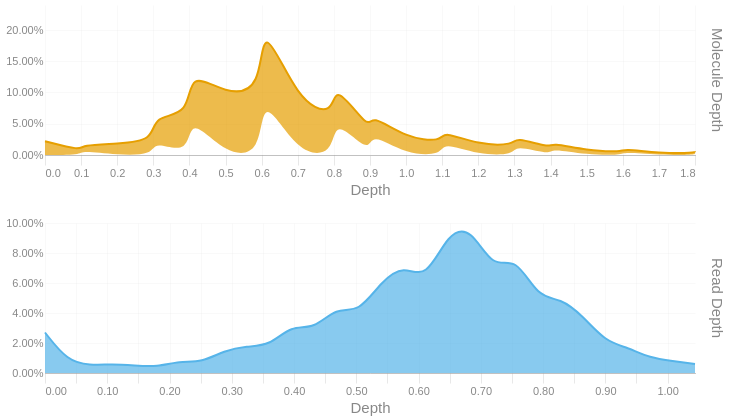

This figure's notebook cell:
### Code cell
readdep = depth_hist(tb['Read Depth'], q99, 3)
readdep = readdep.with_columns(pl.lit('Read Depth').alias('Metric'))
if not SKIPLR:
    moldep = depth_hist(tb['Molecule Depth'], mol_q99, 1)
    moldep = moldep.with_columns(pl.lit('Molecule Depth').alias('Metric'))
    _hist = pl.concat([readdep, moldep])
    _hist = _hist.filter(pl.col('Proportion') != 0)
    with SafeRender(_hist):
        (
            alt.Chart(_hist)        
            .mark_area(interpolate = "basis")
            .encode(
                x=alt.X('Bin:Q').scale(domainMin=0).axis(alt.Axis(title='Depth')),
                y = alt.Y('Proportion:Q', title = None).axis(format = '.2%'),
                color = alt.Color('Metric:N').legend(None),
                row = alt.Row("Metric:N").header(title = None, labelOrient = 'right'),
                tooltip = [
                    alt.Tooltip("Metric:N", title = "Metric"),
                    alt.Tooltip('Interval:N', title = "Depth Interval"),
                    alt.Tooltip('Proportion:Q', title = "% Alignments").format('.2%')
                ]
            )
            .resolve_scale(x='independent', y='independent')
            .properties(
                height = 150, width = 650,
                usermeta={'embedOptions': {'downloadFileName': f'{samplename}.depth.hist'}}
            )
        ).display()
else:
    readdep = readdep.filter(pl.col('Proportion') != 0)
    with SafeRender(readdep):
        (
            alt.Chart(readdep)        
            .mark_area(interpolate = "basis")
            .encode(
                x=alt.X('Bin:Q').scale(domainMin=0).axis(alt.Axis(title='Depth')),
                y = alt.Y('Proportion:Q', title = None).axis(format = '.2%'),
                tooltip = [
                    alt.Tooltip('Interval:N', title = "Depth Interval"),
                    alt.Tooltip('Proportion:Q', title = "% Alignments").format('.2%')
                ]
            )
            .properties(
                usermeta={'embedOptions': {'downloadFileName': f'{samplename}.depth.hist'}}
            )
        ).display()

### Figure 1 — Vega-Lite specification as saved in the notebook (floating-point values rounded to 4 significant figures)
{"width": 650, "height": 150, "config": {"title": {"anchor": "start", "dy": -15, "fontSize": 18, "color": "#888888", "subtitleColor": "#888888", "subtitleFontSize": 14}, "arc": {"fill": "#0072B2"}, "axis": {"domainColor": "#888888", "domainWidth": 0.5, "gridWidth": 0.2, "grid": false, "titleFontWeight": 400, "titleFontSize": 15, "labelFontSize": 11, "labelColor": "#888888", "tickColor": "#888888", "tickWidth": 0.2, "titleColor": "#888888"}, "axisBand": {"grid": false}, "axisX": {"grid": true, "tickSize": 10, "domainCap": "round"}, "axisY": {"domain": false, "grid": true, "tickSize": 0, "domainCap": "round"}, "background": "transparent", "header": {"labelFontSize": 15, "labelColor": "#888888", "titleFontSize": 15, "titleFontWeight": 600, "titleColor": "#888888"}, "legend": {"labelFont": "sans-serif", "labelFontSize": 12, "labelColor": "#888888", "symbolSize": 100, "symbolType": "circle", "titleFontSize": 12, "titlePadding": 10, "titleColor": "#888888", "title": null}, "range": {"category": ["#E69F00", "#56B4E9", "#009E73", "#F0E442", "#0072B2", "#D55E00", "#CC79A7", "#000000"], "diverging": ["#cfe8f3", "#a2d4ec", "#73bfe2", "#46abdb", "#1696d2", "#12719e"]}, "area": {"fill": "#0072B2", "fillOpacity": 0.7, "line": true, "strokeOpacity": 0.7}, "line": {"color": "#0072B2", "stroke": "#0072B2", "strokeWidth": 2}, "trail": {"color": "#0072B2", "stroke": "#0072B2", "strokeWidth": 0, "size": 1}, "point": {"filled": true, "fillOpacity": 1.0, "size": 95}, "text": {"color": "#888888", "fontSize": 11, "align": "right", "fontWeight": 400, "size": 11}, "bar": {"fill": "#0072B2", "stroke": null}, "view": {"stroke": null, "continuousWidth": 660, "continuousHeight": 400}}, "data": {"name": "data-9cf1604a6740c159b542d0d283cf30b3"}, "mark": {"type": "area", "interpolate": "basis"}, "encoding": {"color": {"field": "Metric", "legend": null, "type": "nominal"}, "row": {"field": "Metric", "header": {"title": null, "labelOrient": "right"}, "type": "nominal"}, "tooltip": [{"field": "Metric", "title": "Metric", "type": "nominal"}, {"field": "Interval", "title": "Depth Interval", "type": "nominal"}, {"field": "Proportion", "format": ".2%", "title": "% Alignments", "type": "quantitative"}], "x": {"axis": {"title": "Depth"}, "field": "Bin", "scale": {"domainMin": 0}, "type": "quantitative"}, "y": {"axis": {"format": ".2%"}, "field": "Proportion", "title": null, "type": "quantitative"}}, "resolve": {"scale": {"x": "independent", "y": "independent"}}, "usermeta": {"embedOptions": {"downloadFileName": "S6_Altamaha_3948.depth.hist"}}, "$schema": "https://vega.github.io/schema/vega-lite/v6.1.0.json", "datasets": {"data-9cf1604a6740c159b542d0d283cf30b3": [{"Bin": 0.0, "Interval": "0.0-0.036", "Proportion": 0.027, "Metric": "Read Depth"}, {"Bin": 0.036, "Interval": "0.036-0.072", "Proportion": 0.008, "Metric": "Read Depth"}, {"Bin": 0.072, "Interval": "0.072-0.108", "Proportion": 0.005, "Metric": "Read Depth"}, {"Bin": 0.108, "Interval": "0.108-0.144", "Proportion": 0.006, "Metric": "Read Depth"}, {"Bin": 0.144, "Interval": "0.144-0.18", "Proportion": 0.005, "Metric": "Read Depth"}, {"Bin": 0.18, "Interval": "0.18-0.216", "Proportion": 0.004, "Metric": "Read Depth"}, {"Bin": 0.216, "Interval": "0.216-0.252", "Proportion": 0.008, "Metric": "Read Depth"}, {"Bin": 0.252, "Interval": "0.252-0.288", "Proportion": 0.007, "Metric": "Read Depth"}, {"Bin": 0.288, "Interval": "0.288-0.324", "Proportion": 0.015, "Metric": "Read Depth"}, {"Bin": 0.324, "Interval": "0.324-0.36", "Proportion": 0.018, "Metric": "Read Depth"}, {"Bin": 0.36, "Interval": "0.36-0.396", "Proportion": 0.018, "Metric": "Read Depth"}, {"Bin": 0.396, "Interval": "0.396-0.432", "Proportion": 0.032, "Metric": "Read Depth"}, {"Bin": 0.432, "Interval": "0.432-0.468", "Proportion": 0.029, "Metric": "Read Depth"}, {"Bin": 0.468, "Interval": "0.468-0.504", "Proportion": 0.044, "Metric": "Read Depth"}, {"Bin": 0.504, "Interval": "0.504-0.54", "Proportion": 0.04, "Metric": "Read Depth"}, {"Bin": 0.54, "Interval": "0.54-0.576", "Proportion": 0.061, "Metric": "Read Depth"}, {"Bin": 0.576, "Interval": "0.576-0.612", "Proportion": 0.072, "Metric": "Read Depth"}, {"Bin": 0.612, "Interval": "0.612-0.648", "Proportion": 0.062, "Metric": "Read Depth"}, {"Bin": 0.648, "Interval": "0.648-0.684", "Proportion": 0.094, "Metric": "Read Depth"}, {"Bin": 0.684, "Interval": "0.684-0.72", "Proportion": 0.097, "Metric": "Read Depth"}, {"Bin": 0.72, "Interval": "0.72-0.756", "Proportion": 0.069, "Metric": "Read Depth"}, {"Bin": 0.756, "Interval": "0.756-0.792", "Proportion": 0.078, "Metric": "Read Depth"}, {"Bin": 0.792, "Interval": "0.792-0.828", "Proportion": 0.05, "Metric": "Read Depth"}, {"Bin": 0.828, "Interval": "0.828-0.864", "Proportion": 0.05, "Metric": "Read Depth"}, {"Bin": 0.864, "Interval": "0.864-0.9", "Proportion": 0.038, "Metric": "Read Depth"}, {"Bin": 0.9, "Interval": "0.9-0.936", "Proportion": 0.021, "Metric": "Read Depth"}, {"Bin": 0.936, "Interval": "0.936-0.972", "Proportion": 0.017, "Metric": "Read Depth"}, {"Bin": 0.972, "Interval": "0.972-1.008", "Proportion": 0.01, "Metric": "Read Depth"}, {"Bin": 1.008, "Interval": "1.008-1.044", "Proportion": 0.008, "Metric": "Read Depth"}, {"Bin": 1.044, "Interval": "1.044-1.08", "Proportion": 0.006, "Metric": "Read Depth"}, {"Bin": 0.0, "Interval": "0.0-0.1", "Proportion": 0.022, "Metric": "Molecule Depth"}, {"Bin": 0.1, "Interval": "0.1-0.1", "Proportion": 0.007, "Metric": "Molecule Depth"}, {"Bin": 0.1, "Interval": "0.1-0.2", "Proportion": 0.009, "Metric": "Molecule Depth"}, {"Bin": 0.2, "Interval": "0.2-0.3", "Proportion": 0.018, "Metric": "Molecule Depth"}, {"Bin": 0.3, "Interval": "0.3-0.3", "Proportion": 0.023, "Metric": "Molecule Depth"}, {"Bin": 0.3, "Interval": "0.3-0.4", "Proportion": 0.04, "Metric": "Molecule Depth"}, {"Bin": 0.4, "Interval": "0.4-0.4", "Proportion": 0.064, "Metric": "Molecule Depth"}, {"Bin": 0.4, "Interval": "0.4-0.5", "Proportion": 0.072, "Metric": "Molecule Depth"}, {"Bin": 0.5, "Interval": "0.5-0.6", "Proportion": 0.097, "Metric": "Molecule Depth"}, {"Bin": 0.6, "Interval": "0.6-0.6", "Proportion": 0.103, "Metric": "Molecule Depth"}, {"Bin": 0.6, "Interval": "0.6-0.7", "Proportion": 0.12, "Metric": "Molecule Depth"}, {"Bin": 0.7, "Interval": "0.7-0.8", "Proportion": 0.084, "Metric": "Molecule Depth"}, {"Bin": 0.8, "Interval": "0.8-0.8", "Proportion": 0.062, "Metric": "Molecule Depth"}, {"Bin": 0.8, "Interval": "0.8-0.9", "Proportion": 0.056, "Metric": "Molecule Depth"}, {"Bin": 0.9, "Interval": "0.9-0.9", "Proportion": 0.038, "Metric": "Molecule Depth"}, {"Bin": 0.9, "Interval": "0.9-1.0", "Proportion": 0.029, "Metric": "Molecule Depth"}, {"Bin": 1.0, "Interval": "1.0-1.1", "Proportion": 0.027, "Metric": "Molecule Depth"}, {"Bin": 1.1, "Interval": "1.1-1.1", "Proportion": 0.021, "Metric": "Molecule Depth"}, {"Bin": 1.1, "Interval": "1.1-1.2", "Proportion": 0.018, "Metric": "Molecule Depth"}, {"Bin": 1.2, "Interval": "1.2-1.3", "Proportion": 0.016, "Metric": "Molecule Depth"}, {"Bin": 1.3, "Interval": "1.3-1.3", "Proportion": 0.016, "Metric": "Molecule Depth"}, {"Bin": 1.3, "Interval": "1.3-1.4", "Proportion": 0.013, "Metric": "Molecule Depth"}, {"Bin": 1.4, "Interval": "1.4-1.4", "Proportion": 0.011, "Metric": "Molecule Depth"}, {"Bin": 1.4, "Interval": "1.4-1.5", "Proportion": 0.009, "Metric": "Molecule Depth"}, {"Bin": 1.5, "Interval": "1.5-1.6", "Proportion": 0.007, "Metric": "Molecule Depth"}, {"Bin": 1.6, "Interval": "1.6-1.6", "Proportion": 0.005, "Metric": "Molecule Depth"}, {"Bin": 1.6, "Interval": "1.6-1.7", "Proportion": 0.005, "Metric": "Molecule Depth"}, {"Bin": 1.7, "Interval": "1.7-1.8", "Proportion": 0.003, "Metric": "Molecule Depth"}, {"Bin": 1.8, "Interval": "1.8-1.8", "Proportion": 0.003, "Metric": "Molecule Depth"}, {"Bin": 1.8, "Interval": "1.8-1.89", "Proportion": 0.003, "Metric": "Molecule Depth"}]}}
